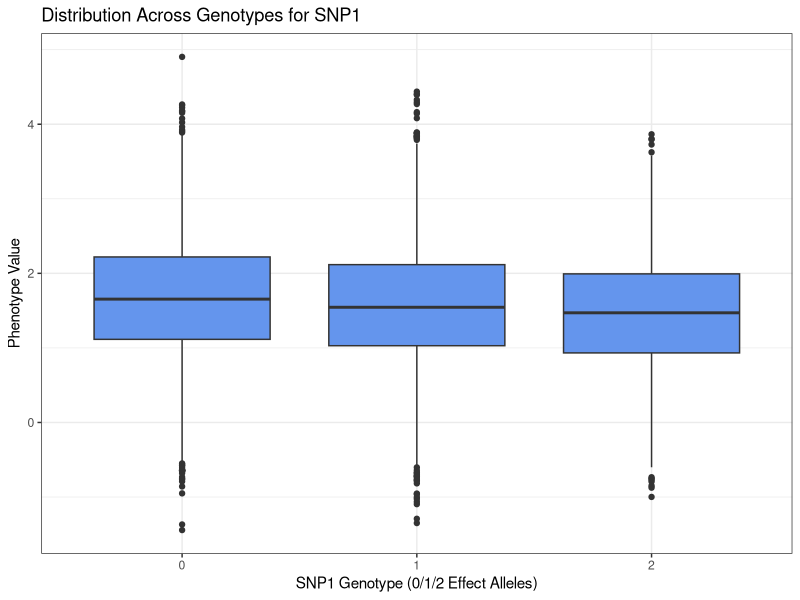
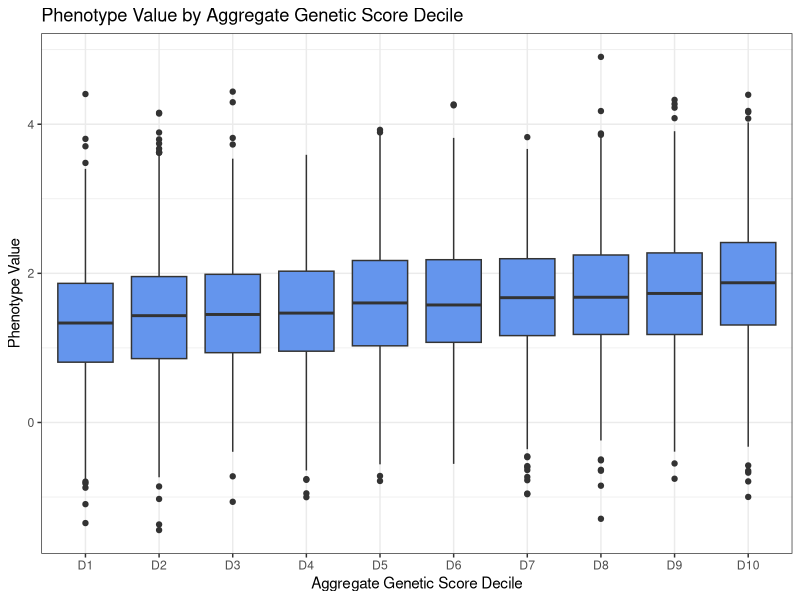

R code for these plots, in order:
## ---- chunk 1
# This chunk checks if the appropriate packages are installed, and installs them if needed
knitr::opts_chunk$set(echo = TRUE)
package_names=c("data.table", "ggplot2", "dplyr")
if (!requireNamespace(package_names, quietly = TRUE)) {
  install.packages(package_names, dependencies = TRUE)
}
## ---- chunk 2
# This chunk load the packages we need for this session
library(data.table)
library(ggplot2)
library(dplyr)
## ---- chunk 3
getwd()
## ---- chunk 4
data <- fread("demo_data.txt", data.table = FALSE)
## ---- chunk 5
### ADD YOUR COMMANDS HERE

## ---- chunk 6
dim(data)
head(data)
colnames(data)
## ---- chunk 7
    ### ADD YOUR CODE HERE TO LOOK AT THE DISTRIBUTION OF THE PHENOTYPE
## ---- chunk 8
# Edit this line to choose whichever SNP you want to look at
snp <- "SNP1"

# Look at the genotype counts for this SNP
table(data[[snp]])

# Create the box plot
ggplot(data, aes(x = as.factor(.data[[snp]]), y = phenotype, group = .data[[snp]])) +
  geom_boxplot(fill = "cornflowerblue") +
  ggtitle(paste0("Distribution Across Genotypes for ", snp)) +
  labs(x = paste0(snp, " Genotype (0/1/2 Effect Alleles)"), y = "Phenotype Value") +
  theme_bw()
## ---- chunk 9
# run the linear regression model
model_out <- glm(phenotype ~ data[[snp]] + age + sex + PC1 + PC2 + PC3 + PC4 + PC5, data=data)
summary(model_out)
## ---- chunk 10
# Create a new data frame to store our output model coefficients
summary_keep <- data.frame(SNP = c(paste0("SNP", 1:8)),
                           P_snp = NA,
                           beta_snp = NA)

# Loop through each SNP, run association test, keep effect size and p-value
for (i in 1:8) {
  snp = paste0("SNP",i)
  
  out <- glm(phenotype ~ data[[snp]] + age + sex + PC1 + PC2 + PC3 + PC4 + PC5, data=data)
  summary(out)
  
  summary_keep[i,3] <- summary(out)$coefficients[2,1]
  summary_keep[i,2] <- summary(out)$coefficients[2,4]
}

# Take a look at the output
print(summary_keep)
## ---- chunk 11
beta_vector <- summary_keep$beta_snp
cols <- c(paste0("SNP", 1:8))

data <- data %>%
  rowwise() %>%
  mutate(
    PRS = sum(c_across(all_of(cols)) * beta_vector)
  ) %>%
  ungroup()
## ---- chunk 12
data$PRS_decile <- cut(data$PRS,
                         breaks=quantile(data$PRS, probs=seq(0,1,0.1)),
                         include.lowest=TRUE,
                         labels=paste0("D", c(1:10)))
## ---- chunk 13
ggplot(data, aes(x = PRS_decile, y = phenotype, group = PRS_decile)) +
  geom_boxplot(fill = "cornflowerblue") +
  ggtitle("Phenotype Value by Aggregate Genetic Score Decile") +
  labs(x = "Aggregate Genetic Score Decile", y = "Phenotype Value") +
  theme_bw()
## ---- chunk 14
# plot(data$PRS, data$phenotype)
# abline(lm(data$phenotype ~ data$PRS), col = "red")
## ---- chunk 15
# data$PRS_percentile <- ecdf(data$PRS)(data$PRS) * 100
# plot(data$PRS_percentile, data$phenotype)
# abline(lm(data$phenotype ~ data$PRS_percentile), col = "red")
## ---- chunk 16
model_prs <- glm(phenotype ~ PRS + age + sex + PC1 + PC2 + PC3 + PC4 + PC5, data=data)
summary(model_prs)
